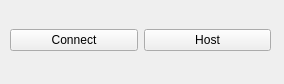
<?xml version="1.0" encoding="UTF-8"?>
<ui version="4.0">
 <class>ConnectJoinPopup</class>
 <widget class="QWidget" name="ConnectJoinPopup">
  <property name="geometry">
   <rect>
    <x>0</x>
    <y>0</y>
    <width>284</width>
    <height>84</height>
   </rect>
  </property>
  <property name="windowTitle">
   <string>Form</string>
  </property>
  <widget class="QWidget" name="horizontalLayoutWidget">
   <property name="geometry">
    <rect>
     <x>10</x>
     <y>10</y>
     <width>261</width>
     <height>61</height>
    </rect>
   </property>
   <layout class="QHBoxLayout" name="horizontalLayout">
    <item>
     <widget class="QPushButton" name="connectButton">
      <property name="text">
       <string>Connect</string>
      </property>
     </widget>
    </item>
    <item>
     <widget class="QPushButton" name="hostButton">
      <property name="text">
       <string>Host</string>
      </property>
     </widget>
    </item>
   </layout>
  </widget>
 </widget>
 <resources/>
 <connections/>
</ui>
